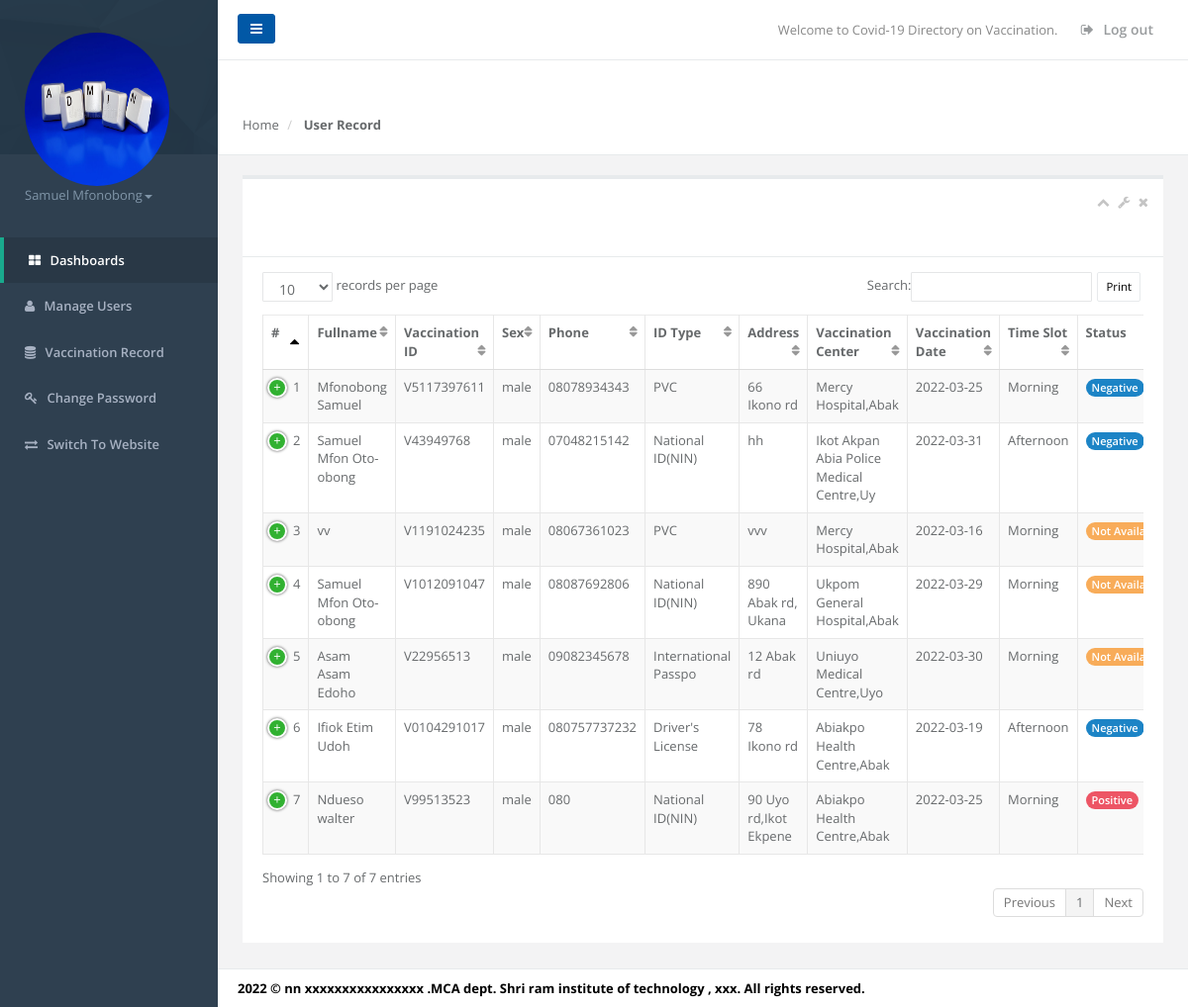
Page /admin/user-record.php (signed in) on the committed database.
### tables this page shows
CREATE TABLE `users` (
  `ID` int(3) NOT NULL,
  `vaccinationID` varchar(11) NOT NULL,
  `fullname` varchar(40) NOT NULL,
  `email` varchar(35) NOT NULL,
  `sex` varchar(6) NOT NULL,
  `phone` varchar(12) NOT NULL,
  `age` int(3) NOT NULL,
  `ID_type` varchar(20) NOT NULL,
  `address` varchar(40) NOT NULL,
  `work` varchar(10) NOT NULL,
  `health_facility` varchar(15) NOT NULL,
  `vaccination_center` varchar(40) NOT NULL,
  `vaccinationDate` varchar(20) NOT NULL,
  `timeslot` varchar(15) NOT NULL,
  `status` varchar(18) NOT NULL
);

### admin/user-record.php (the view, shortened to what this page needs)
<?php
include('../connect.php');
?>
<!DOCTYPE html>
<html>
<head>
    <link href="css/bootstrap.min.css" rel="stylesheet">
    <link href="font-awesome/css/font-awesome.css" rel="stylesheet">
    <link href="css/plugins/dataTables/dataTables.bootstrap.css" rel="stylesheet">
    <link href="css/plugins/dataTables/dataTables.responsive.css" rel="stylesheet">
    <link href="css/plugins/dataTables/dataTables.tableTools.min.css" rel="stylesheet">
    <link href="css/animate.css" rel="stylesheet">
    <link href="css/style.css" rel="stylesheet">
</head>
<body>
    <div id="wrapper">
    <nav class="navbar-default navbar-static-side" role="navigation">
        <div class="sidebar-collapse">
            <ul class="nav metismenu" id="side-menu">
			   <?php
			   include('sidebar.php');
			   ?>
	       </ul>
        </div>
    </nav>
        <div id="page-wrapper" class="gray-bg">
        <div class="row border-bottom">
        <nav class="navbar navbar-static-top white-bg" role="navigation" style="margin-bottom: 0">
        <div class="navbar-header">
            <a class="navbar-minimalize minimalize-styl-2 btn btn-primary " href="#"><i class="fa fa-bars"></i> </a>
        </div>
            <ul class="nav navbar-top-links navbar-right">
                <li>
                    <span class="m-r-sm text-muted welcome-message">Welcome to Covid-19 Directory on Vaccination.</span>
                </li>
                <li class="dropdown">
                <li>
                    <a href="logout.php">
                        <i class="fa fa-sign-out"></i> Log out
                    </a>
                </li>
            </ul>
        </nav>
        </div>
            <div class="row wrapper border-bottom white-bg page-heading">
                <div class="col-lg-10">
                    <h2>&nbsp;</h2>
                    <ol class="breadcrumb">
                        <li>
                            <a href="index.php">Home</a>
                        </li>
                        <li class="active">
                            <strong>User Record</strong>
                        </li>
                    </ol>
                </div>
                <div class="col-lg-2">
                </div>
            </div>
        <div class="wrapper wrapper-content animated fadeInRight">
            <div class="row">
                <div class="col-lg-12">
                <div class="ibox float-e-margins">
                  <div class="ibox-title">
                        <div class="ibox-tools">
                            <a class="collapse-link">
                                <i class="fa fa-chevron-up"></i>
                            </a>
                            <a class="dropdown-toggle" data-toggle="dropdown" href="#">
                                <i class="fa fa-wrench"></i>
                            </a>
                            <a class="close-link">
                                <i class="fa fa-times"></i>
                            </a>
                        </div>
                        <p>&nbsp;</p>
                        <p>&nbsp;</p>
                  </div>
                    <div class="ibox-content">
                        <div class="table-responsive">
                    <table class="table table-striped table-bordered table-hover dataTables-example" >
                    <thead>
					                    <tr>
                        <th>#</th>
                        <th>Fullname</th>
                        <th>Vaccination ID</th>
                        <th>Sex</th>
                        <th>Phone</th>
						<th>ID Type</th>
						<th>Address</th>
						<th>Vaccination Center</th>
						<th>Vaccination Date</th>
						<th>Time Slot</th>
						<th>Status</th>
		 </tr>
                    </thead>
                    <tbody>
					<?php
 										$sql = "SELECT * FROM users order by ID DESC";
                                           $result = $conn->query($sql);
											$cnt=1;
                                          while($row = $result->fetch_assoc()) {
										  ?>
                    <tr class="gradeX">
                        <td><?php echo $cnt;  ?></td>
                        <td><?php echo $row['fullname'];  ?> </td>
                        <td><?php echo $row['vaccinationID'];  ?></td>
						<td><?php echo $row['sex'];  ?> </td>
                        <td><?php echo $row['phone'];  ?></td>
						   <td><?php echo $row['ID_type'];  ?> </td>
                        <td><?php echo $row['address'];  ?></td>
                         <td><?php echo $row['vaccination_center'];  ?></td>
                        <td class="center"><?php echo $row['vaccinationDate'];  ?></td>
						 <td class="center"><?php echo $row['timeslot'];  ?></td>
			  <td>
			      <?php if($row['status']=="Not Available"){ ?>
			   <span class="badge badge-warning"><?php echo $row['status'];  ?></span>
			   <?php } elseif($row['status']=="Negative"){?>
			   			   <span class="badge badge-success"><?php echo $row['status'];  ?></span>
			   <?php } else{?>
			   			   <span class="badge badge-danger"><?php echo $row['status'];  ?></span><?php } ?>
			   </td>
                      </tr>
                      <?php $cnt=$cnt+1;} ?>
                    </tbody>
                    </table>
                        </div>
                    </div>
                </div>
            </div>
            </div>
        </div>
        <div class="footer">
            <div>
			<?php include('footer.php');  ?>
			</div>
        </div>
        </div>
        </div>
</body>
</html>

### admin/sidebar.php (shortened to what this page needs)
<?php
include('../connect.php');
$username = $_SESSION['username'];
$sql = "select * from admin where username='$username'";
$result = $conn->query($sql);
$row = mysqli_fetch_array($result);
?>
 <li class="nav-header">
                    <div class="dropdown profile-element"> <span>
                            <img src="images/images1.png" alt="image" width="146" height="155" class="img-circle" />
                             </span>
                        <a data-toggle="dropdown" class="dropdown-toggle" href="#">
                            <span class="clear"><span class="text-muted text-xs block"><?php echo $row['fullname'];  ?><b class="caret"></b></span> </span> </a>
  </div>
</li>
                <li class="active">
                <a href="index.php"><i class="fa fa-th-large"></i> <span class="nav-label">Dashboards</span></a></li>
                 <li>
                    <a href="user-record.php"><i class="fa fa-user"></i> <span class="nav-label">Manage Users</span></a>
                </li>
				                 <li>
                    <a href="vaccination-record.php"><i class="fa fa-database"></i> <span class="nav-label">Vaccination Record</span></a>
                </li>
     <li>
                    <a href="changepassword.php"><i class="fa fa-key"></i> <span class="nav-label">Change Password</span></a>
                </li>
                <li>
                    <a href="../index.php"><i class="fa fa-exchange"></i> <span class="nav-label">Switch To Website</span></a>
                </li>

### rows in the picture
users: fullname "Mfonobong Samuel", vaccinationID "V5117397611", sex "male", phone "08078934343", ID_type "PVC", address "66 Ikono rd", vaccination_center "Mercy Hospital,Abak", vaccinationDate "2022-03-25", timeslot "Morning", status "Negative"
users: fullname "Samuel Mfon Oto-obong", vaccinationID "V43949768", sex "male", phone "07048215142", ID_type "National ID(NIN)", address "hh", vaccination_center "Ikot Akpan Abia Police Medical Centre,Uy", vaccinationDate "2022-03-31", timeslot "Afternoon", status "Negative"
users: fullname "vv", vaccinationID "V1191024235", sex "male", phone "08067361023", ID_type "PVC", address "vvv", vaccination_center "Mercy Hospital,Abak", vaccinationDate "2022-03-16", timeslot "Morning", status "Not…"
users: fullname "Samuel Mfon Oto-obong", vaccinationID "V1012091047", sex "male", phone "08087692806", ID_type "National ID(NIN)", address "890 Abak rd, Ukana", vaccination_center "Ukpom General Hospital,Abak", vaccinationDate "2022-03-29", timeslot "Morning", status "Not…"
users: fullname "Asam Asam Edoho", vaccinationID "V22956513", sex "male", phone "09082345678", ID_type "International Passpo", address "12 Abak rd", vaccination_center "Uniuyo Medical Centre,Uyo", vaccinationDate "2022-03-30", timeslot "Morning", status "Not…"
users: fullname "Ifiok Etim Udoh", vaccinationID "V0104291017", sex "male", phone "080757737232", ID_type "Driver's License", address "78 Ikono rd", vaccination_center "Abiakpo Health Centre,Abak", vaccinationDate "2022-03-19", timeslot "Afternoon", status "Negative"
users: fullname "Ndueso walter", vaccinationID "V99513523", sex "male", phone "080", ID_type "National ID(NIN)", address "90 Uyo rd,Ikot Ekpene", vaccination_center "Abiakpo Health Centre,Abak", vaccinationDate "2022-03-25", timeslot "Morning", status "Positive"

### other values in the picture
$row['fullname'] "Samuel Mfonobong"
